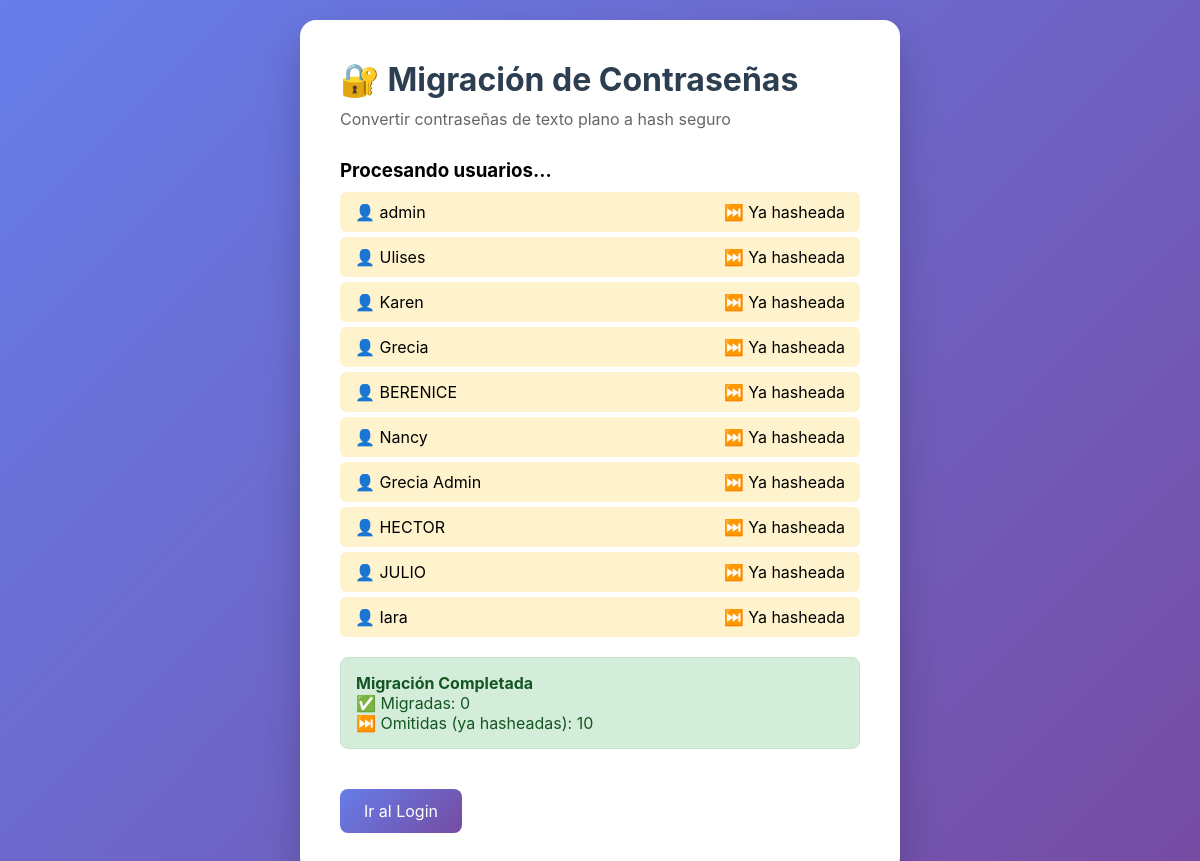
Screenshot of /auth/migrar_contrasenas.php (signed in) with the database file from the repository.
### tables this page shows
CREATE TABLE IF NOT EXISTS `usuarios` (
  `id_usuario` int NOT NULL AUTO_INCREMENT,
  `nombre` varchar(50) NOT NULL,
  `apellido` varchar(50) NOT NULL,
  `password` varchar(255) NOT NULL,
  `rol` enum('empleado','admin') NOT NULL DEFAULT 'empleado',
  `activo` tinyint(1) NOT NULL DEFAULT '1',
  `fecha_registro` datetime NOT NULL DEFAULT CURRENT_TIMESTAMP,
  PRIMARY KEY (`id_usuario`)
);

### auth/migrar_contrasenas.php (the view, shortened to what this page needs)
<?php
require_once '../conexion.php';
$conn->query("ALTER TABLE usuarios MODIFY COLUMN password VARCHAR(255) NOT NULL");
?>
<!DOCTYPE html>
<html lang="es">
<head>
</head>
<body>
<div class="container">
    <h1>🔐 Migración de Contraseñas</h1>
    <p class="subtitle">Convertir contraseñas de texto plano a hash seguro</p>
    <?php
    $usuarios = $conn->query("SELECT id_usuario, nombre, password FROM usuarios");
    $migrados = 0;
    $omitidos = 0;
    $errores = 0;
    echo "<h3 style='margin: 20px 0 10px;'>Procesando usuarios...</h3>";
    while ($user = $usuarios->fetch_assoc()) {
        $nombre = htmlspecialchars($user['nombre']);
        $password = $user['password'];
        if (strpos($password, '$2y$') === 0) {
            echo "<div class='user-row skipped'>";
            echo "<span>👤 {$nombre}</span>";
            echo "<span>⏭️ Ya hasheada</span>";
            echo "</div>";
            $omitidos++;
        }
    }
    echo "<div class='status " . ($errores > 0 ? 'warning' : 'success') . "'>";
    echo "<strong>Migración Completada</strong><br>";
    echo "✅ Migradas: {$migrados}<br>";
    echo "⏭️ Omitidas (ya hasheadas): {$omitidos}<br>";
    echo "</div>";
    ?>
    <a href="../login.php" class="btn">Ir al Login</a>
</div>
</body>
</html>

### auth/migrar_contrasenas.php (style rules this page uses)
* { margin: 0; padding: 0; box-sizing: border-box; }
body { font-family: -apple-system, BlinkMacSystemFont, "Segoe UI", Roboto, sans-serif; background: linear-gradient(135deg, #667eea 0%, #764ba2 100%); min-height: 100vh; display: flex; align-items: center; justify-content: center; padding: 20px; }
.container { background: white; border-radius: 16px; box-shadow: 0 20px 40px rgba(0,0,0,0.2); padding: 40px; max-width: 600px; width: 100%; }
h1 { color: #2c3e50; margin-bottom: 10px; }
p.subtitle { color: #666; margin-bottom: 30px; }
.status { margin: 20px 0; padding: 15px; border-radius: 8px; }
.status.success { background: #d4edda; color: #155724; border: 1px solid #c3e6cb; }
.user-row { padding: 10px 15px; background: #f8f9fa; margin: 5px 0; border-radius: 6px; display: flex; justify-content: space-between; }
.user-row.skipped { background: #fff3cd; }
.btn { display: inline-block; padding: 12px 24px; background: linear-gradient(135deg, #667eea 0%, #764ba2 100%); color: white; text-decoration: none; border-radius: 8px; margin-top: 20px; border: none; cursor: pointer; font-size: 1em; }

### rows the page displays
usuarios: nombre "admin"
usuarios: nombre "Ulises"
usuarios: nombre "Karen"
usuarios: nombre "Grecia"
usuarios: nombre "BERENICE"
usuarios: nombre "Nancy"
usuarios: nombre "Grecia Admin"
usuarios: nombre "HECTOR"
usuarios: nombre "JULIO"
usuarios: nombre "Iara"

### other values shown
$migrados "0"
$omitidos "10"
